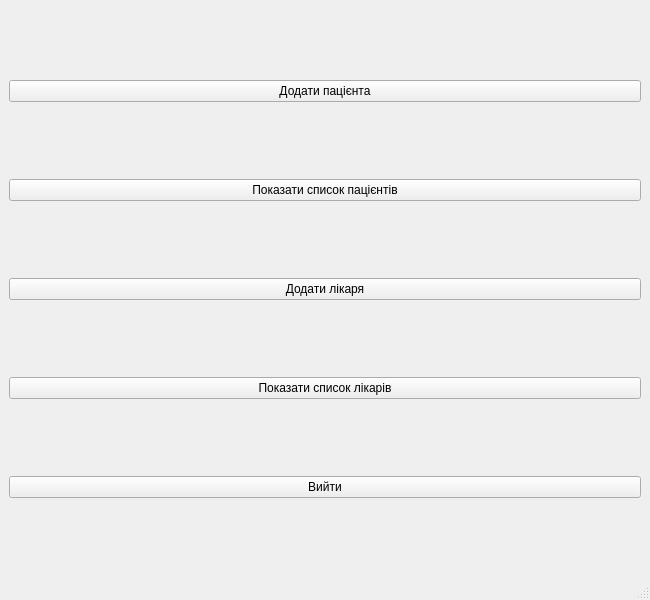
<?xml version="1.0" encoding="UTF-8"?>
<ui version="4.0">
 <class>MainWindow</class>
 <widget class="QMainWindow" name="MainWindow">
  <property name="geometry">
   <rect>
    <x>0</x>
    <y>0</y>
    <width>650</width>
    <height>600</height>
   </rect>
  </property>
  <property name="windowTitle">
   <string>MainWindow</string>
  </property>
  <widget class="QWidget" name="centralwidget">
   <layout class="QVBoxLayout" name="verticalLayout">
    <item>
     <widget class="QPushButton" name="btnAddPatient">
      <property name="text">
       <string>Додати пацієнта</string>
      </property>
     </widget>
    </item>
    <item>
     <widget class="QPushButton" name="showPatientsBtn">
      <property name="text">
       <string>Показати список пацієнтів</string>
      </property>
     </widget>
    </item>
    <item>
     <widget class="QPushButton" name="btnAddDoctor">
      <property name="text">
       <string>Додати лікаря</string>
      </property>
     </widget>
    </item>
    <item>
     <widget class="QPushButton" name="showDoctorsBtn">
      <property name="text">
       <string>Показати список лікарів</string>
      </property>
     </widget>
    </item>
    <item>
     <widget class="QPushButton" name="btnExit">
      <property name="text">
       <string>Вийти</string>
      </property>
     </widget>
    </item>
   </layout>
  </widget>
  <widget class="QMenuBar" name="menubar">
   <property name="geometry">
    <rect>
     <x>0</x>
     <y>0</y>
     <width>650</width>
     <height>25</height>
    </rect>
   </property>
  </widget>
  <widget class="QStatusBar" name="statusbar"/>
 </widget>
 <resources/>
 <connections/>
</ui>
